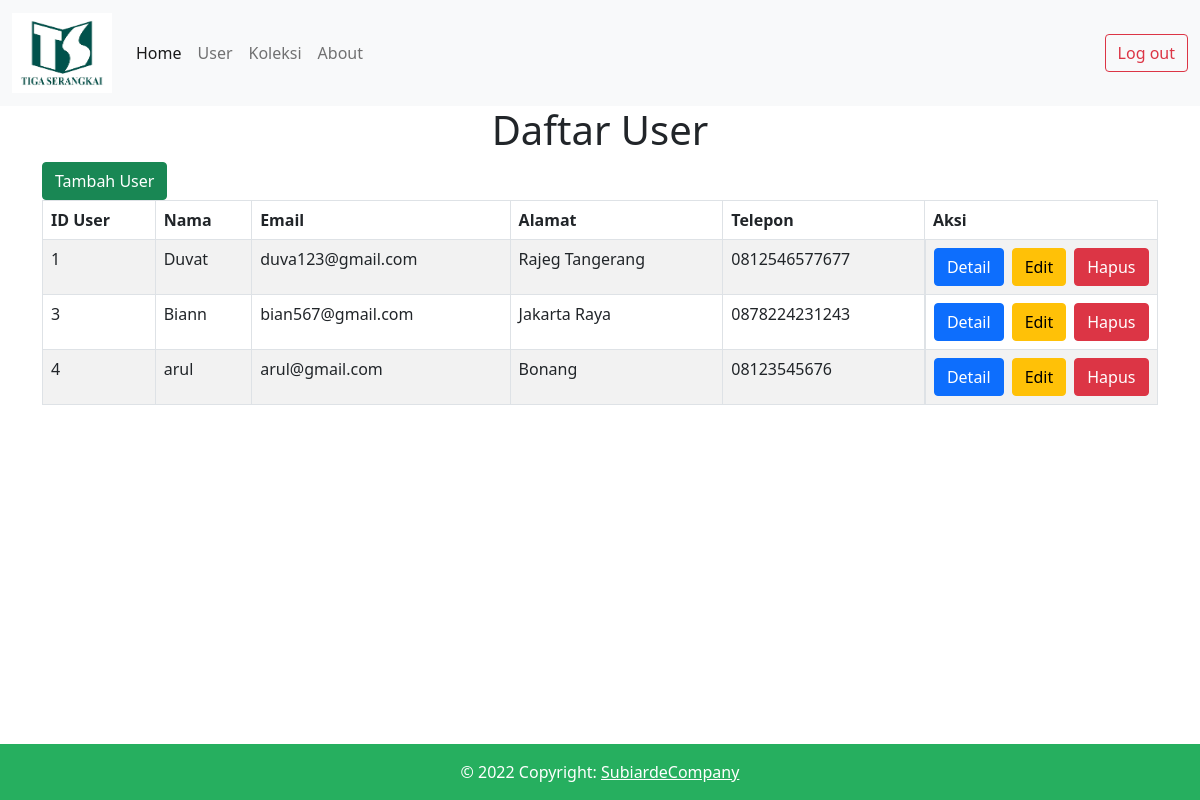
The app's page /index.php/user with its own data.
### tables this page shows
CREATE TABLE `users` (
  `id` int(11) NOT NULL,
  `nama` varchar(255) NOT NULL,
  `email` varchar(255) NOT NULL,
  `password` varchar(255) NOT NULL,
  `alamat` varchar(255) NOT NULL,
  `telepon` varchar(255) NOT NULL,
  `profile` text NOT NULL,
  `created_at` datetime NOT NULL,
  `updated_at` datetime NOT NULL
);

### application/controllers/User.php (called while the page is built, shortened)
<?php
class User extends CI_Controller
{
    public function __construct()
    {
        $this->load->helper(array('text', 'url'));
        $this->load->model('Usermodel');
    }
    public function index()
    {
        $data['list'] = $this->Usermodel->get_user();
        $this->load->view('header');
        $this->load->view('user/tampilanuser', $data);
        $this->load->view('footer');
    }
}

### index.php (called while the page is built, shortened)
<?php
require_once BASEPATH.'core/CodeIgniter.php';

### application/views/user/tampilanuser.php (the view, shortened to what this page needs)
<!DOCTYPE html>
<html lang="en">
<head>
    <link href="<?php echo base_url('assets/css/bootstrap.min.css'); ?>" rel="stylesheet">
</head>
<body>
    <h1 class="text-center">Daftar User</h1>
    <div class="container">
        <a href="user/add" class="btn btn-success">Tambah User</a>
        <div class="col-12">
            <table class="table table-bordered table-striped">
                <thead>
                    <tr>
                        <th>ID User</th>
                        <th>Nama</th>
                        <th>Email</th>
                        <th>Alamat</th>
                        <th>Telepon</th>
                        <th style="width:20%;">Aksi</th>
                    </tr>
                </thead>
                <?php
                foreach ($list as $i) : {
                ?>
                        <tr>
                            <td><?php echo $i['id'] ?></td>
                            <td><?php echo $i['nama'] ?></td>
                            <td><?php echo $i['email'] ?></td>
                            <td><?php echo $i['alamat'] ?></td>
                            <td><?php echo $i['telepon'] ?></td>
                            <td class="d-grid gap-2 d-md-flex justify-content-md-end"><a href="user/detail/<?php echo $i['id']; ?>" class='btn btn-primary'>Detail</a>
                                <a href="user/edit/<?php echo $i['id']; ?>" class="btn btn-warning">Edit</a>
                                <a href="user/delete/<?php echo $i['id']; ?>" onclick="return confirm('Data ini akan dihapus. Anda yakin?')" class="btn btn-danger">Hapus</a>
                            </td>
                        </tr>
                <?php }
                endforeach; ?>
            </table>
        </div>
    </div>
</body>
</html>

### application/models/Usermodel.php (shortened to what this page needs)
<html>
<?php
class Usermodel extends CI_Model
{
    function get_user()
    {
        return $this->db->get('users')->result_array();
    }
}
?>
</html>

### application/views/header.php (shortened to what this page needs)
<!DOCTYPE html>
<html lang="en">
<head>
    <link href="<?php echo base_url('assets/css/bootstrap.min.css'); ?>" rel="stylesheet">
</head>
<body>
    <nav class="navbar navbar-expand-lg navbar-light bg-light">
        <div class="container-fluid">
            <a class="navbar-brand" href="<?php echo base_url('dashboard'); ?>">
                <img src="<?php echo base_url('assets/img/TS.jpg'); ?>" alt="" width="100px" height="80px">
            </a>
            <div class="collapse navbar-collapse" id="navbarNavAltMarkup">
                <div class="navbar-nav">
                    <a class="nav-link active" href="<?php echo base_url('dashboard'); ?>">Home</a>
                    <a class="nav-link" href="<?php echo base_url('user'); ?>">User</a>
                    <a class="nav-link" href="<?php echo base_url('koleksi'); ?>">Koleksi</a>
                    <a class="nav-link" href="<?php echo base_url('about'); ?>">About</a>
                </div>
                </div class="d-grid">
                    <a class="btn btn-outline-danger" href="<?php echo base_url('Login/logout'); ?>" type="submit">Log out</a>
                </div>
    </nav>
</body>
</html>

### application/views/footer.php (shortened to what this page needs)
<!DOCTYPE html>
<html lang="en">
<head>
    <link href="<?php echo base_url('assets/css/bootstrap.min.css'); ?>" rel="stylesheet">
    <link href="<?php echo base_url('assets/css/footermain.css'); ?>" rel="stylesheet">
</head>
<body>
</body>
<div class="container my-5">
<footer class="text-center text-lg-start" style="background-color: #30db77;">
    <div class="text-center text-white p-3" style="background-color: rgba(0, 0, 0, 0.2);">
        © 2022 Copyright:
        <a class="text-white" href="https://mdbootstrap.com/">SubiardeCompany</a>
    </div>
</footer>
</div>
</html>

### assets/css/footermain.css (style rules this page uses)
footer { position: fixed; width: 100%; left: 0; bottom: 0; }

### records on screen
users: id "1", nama "Duvat", email "duva123@gmail.com", alamat "Rajeg Tangerang", telepon "0812546577677"
users: id "3", nama "Biann", email "bian567@gmail.com", alamat "Jakarta Raya", telepon "0878224231243"
users: id "4", nama "arul", email "arul@gmail.com", alamat "Bonang", telepon "08123545676"
